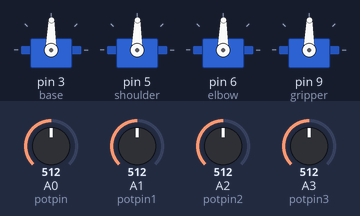
The sketch below on a simulated Arduino Uno, built with avr-gcc and run on an emulated ATmega328P. Shown: 4 × servo. Inputs (shaded band) come from the test bench; at power-on: A0 (potpin) = 512, A1 (potpin1) = 512, A2 (potpin2) = 512, A3 (potpin3) = 512.

Above: at 1.2 s.
1.3 s: A0 (potpin) set to 716
At 2.5 s:
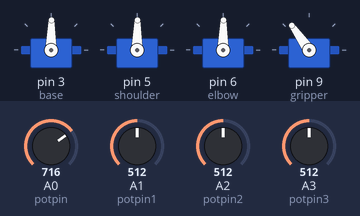
2.8 s: A1 (potpin1) set to 716
At 4.0 s:
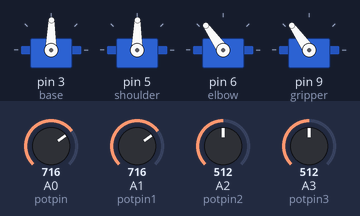
4.3 s: A2 (potpin2) set to 716
At 5.5 s:
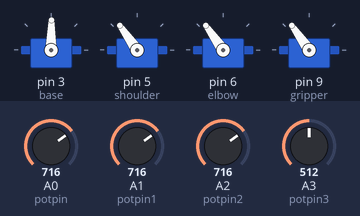
5.8 s: A3 (potpin3) set to 716
At 6.9 s:
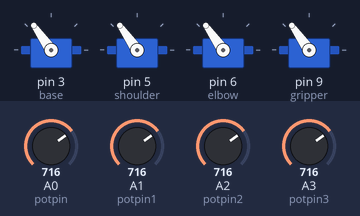
7.3 s: A0 (potpin) set to 992
At 8.4 s:
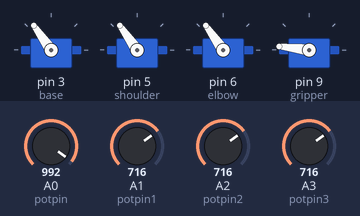
8.8 s: A1 (potpin1) set to 992
At 9.9 s:
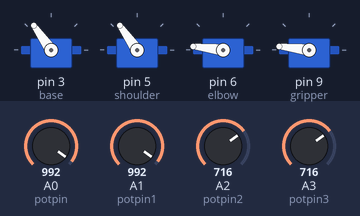
Timing chart, 0 to 11.3 s (numbered marks = the images above; inputs shaded):
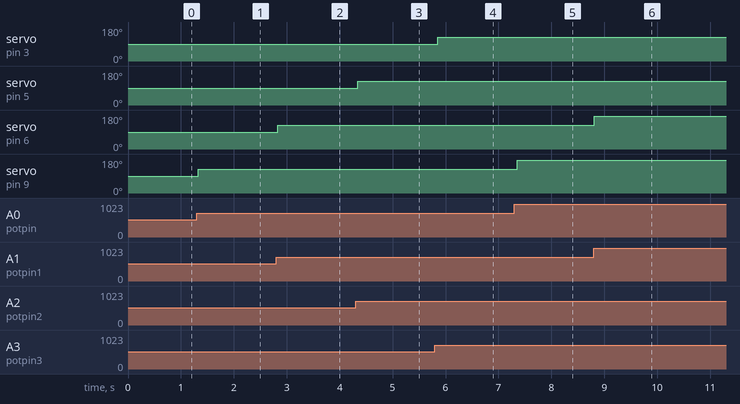

Measured:
- after the input at 1.3 s, servo on pin 9 (gripper): 89° → 125° at once
- after the input at 2.8 s, servo on pin 6 (elbow): 89° → 125° at once
- after the input at 4.3 s, servo on pin 5 (shoulder): 89° → 125° at once
- after the input at 5.8 s, servo on pin 3 (base): 89° → 125° after 0.05 s
- after the input at 7.3 s, servo on pin 9 (gripper): 125° → 173° after 0.06 s
- after the input at 8.8 s, servo on pin 6 (elbow): 125° → 173° at once

The sketch:

master_slave_robotic_arm.ino
```cpp
// Master Slave Robotic Arm using Arduino UNO
// by Vipul Deshbhratar
// This code is intended for use with Arduino Microcontrollers
// This basic version of the code is working and can be ported directly to the microcontrollers.
// Changes can be made as and when required without notifications.
// The link to the video of its working is <https://www.youtube.com/watch?v=O4XgOaa-ESM>

#include <Servo.h>

Servo base;       // create servo object to control base servo
Servo shoulder;   // create servo object to control shoulder servos
Servo elbow;      // create servo object to control elbow servo
Servo gripper;    // create servo object to control gripper servo

int potpin3 = 3; // analog pin used to connect the base potentiometer
int potpin2 = 2; // analog pin used to connect the shoulder potentiometer
int potpin1 = 1; // analog pin used to connect the elbow potentiometer
int potpin = 0;  // analog pin used to connect the gripper potentiometer

int val;  // variable to read the value from the base analog pin
int val1; // variable to read the value from the shoulder analog pin
int val2; // variable to read the value from the elbow analog pin
int val3; // variable to read the value from the gripper analog pin

void setup()
{
    base.attach(3);     // attaches the servo on pin 3 to the servo object
    shoulder.attach(5); // attaches the servo on pin 5 to the servo object
    elbow.attach(6);    // attaches the servo on pin 6 to the servo object
    gripper.attach(9);  // attaches the servo on pin 9 to the servo object
}

void loop()
{
    val = analogRead(potpin3);       // reads the value of the base potentiometer (value between 0 and 1023)
    val = map(val, 0, 1023, 0, 179); // scale it to use it with the base servo (value between 0 and 180)
    base.write(val);                 // sets the base servo position according to the scaled value
    delay(15);                       // waits for the base servo to get there

    val1 = analogRead(potpin2);        // reads the value of the shoulder potentiometer (value between 0 and 1023)
    val1 = map(val1, 0, 1023, 0, 179); // scale it to use it with the shoulder servo (value between 0 and 180)
    shoulder.write(val1);              // sets the shoulder servo position according to the scaled value
    delay(15);                         // waits for the shoulder servo to get there

    val2 = analogRead(potpin1);        // reads the value of the elbow potentiometer (value between 0 and 1023)
    val2 = map(val2, 0, 1023, 0, 179); // scale it to use it with the elbow servo (value between 0 and 180)
    elbow.write(val2);                 // sets the elbow servo position according to the scaled value
    delay(15);                         // waits for the elbow servo to get there

    val3 = analogRead(potpin);         // reads the value of the gripper potentiometer (value between 0 and 1023)
    val3 = map(val3, 0, 1023, 0, 179); // scale it to use it with the gripper servo (value between 0 and 180)
    gripper.write(val3);               // sets the gripper servo position according to the scaled value
    delay(15);                         // waits for the gripper servo to get there
}
```
